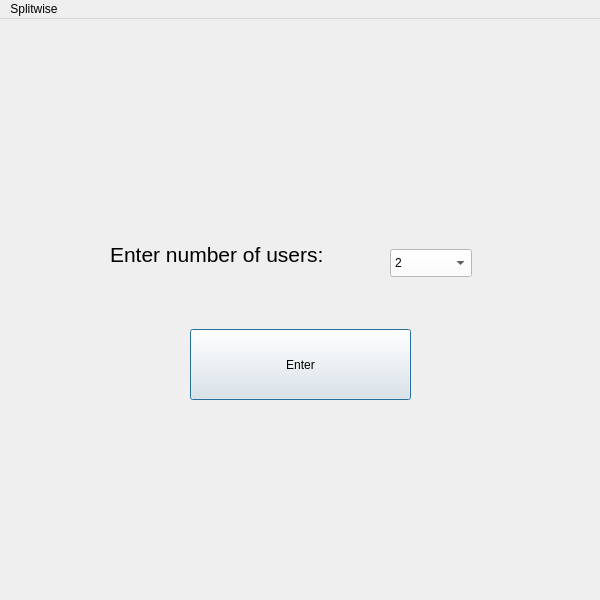
<?xml version="1.0" encoding="UTF-8"?>
<ui version="4.0">
 <class>MainWindow</class>
 <widget class="QMainWindow" name="MainWindow">
  <property name="geometry">
   <rect>
    <x>0</x>
    <y>0</y>
    <width>600</width>
    <height>600</height>
   </rect>
  </property>
  <property name="sizePolicy">
   <sizepolicy hsizetype="Fixed" vsizetype="Fixed">
    <horstretch>0</horstretch>
    <verstretch>0</verstretch>
   </sizepolicy>
  </property>
  <property name="windowTitle">
   <string>MainWindow</string>
  </property>
  <widget class="QWidget" name="centralwidget">
   <widget class="QLabel" name="label">
    <property name="geometry">
     <rect>
      <x>110</x>
      <y>200</y>
      <width>291</width>
      <height>71</height>
     </rect>
    </property>
    <property name="font">
     <font>
      <pointsize>16</pointsize>
     </font>
    </property>
    <property name="text">
     <string>Enter number of users: </string>
    </property>
   </widget>
   <widget class="QComboBox" name="comboBox">
    <property name="geometry">
     <rect>
      <x>390</x>
      <y>230</y>
      <width>82</width>
      <height>28</height>
     </rect>
    </property>
    <property name="autoFillBackground">
     <bool>false</bool>
    </property>
    <property name="styleSheet">
     <string notr="true">background-color: white</string>
    </property>
    <item>
     <property name="text">
      <string>2</string>
     </property>
    </item>
    <item>
     <property name="text">
      <string>3</string>
     </property>
    </item>
    <item>
     <property name="text">
      <string>4</string>
     </property>
    </item>
    <item>
     <property name="text">
      <string>5</string>
     </property>
    </item>
    <item>
     <property name="text">
      <string>6</string>
     </property>
    </item>
    <item>
     <property name="text">
      <string>7</string>
     </property>
    </item>
    <item>
     <property name="text">
      <string>8</string>
     </property>
    </item>
    <item>
     <property name="text">
      <string>9</string>
     </property>
    </item>
    <item>
     <property name="text">
      <string>10</string>
     </property>
    </item>
   </widget>
   <widget class="QPushButton" name="pushButton">
    <property name="geometry">
     <rect>
      <x>190</x>
      <y>310</y>
      <width>221</width>
      <height>71</height>
     </rect>
    </property>
    <property name="text">
     <string>Enter</string>
    </property>
    <property name="default">
     <bool>true</bool>
    </property>
   </widget>
  </widget>
  <widget class="QMenuBar" name="menubar">
   <property name="geometry">
    <rect>
     <x>0</x>
     <y>0</y>
     <width>600</width>
     <height>25</height>
    </rect>
   </property>
   <widget class="QMenu" name="menuSplitwise">
    <property name="title">
     <string>Splitwise</string>
    </property>
   </widget>
   <addaction name="menuSplitwise"/>
  </widget>
 </widget>
 <resources/>
 <connections/>
</ui>
